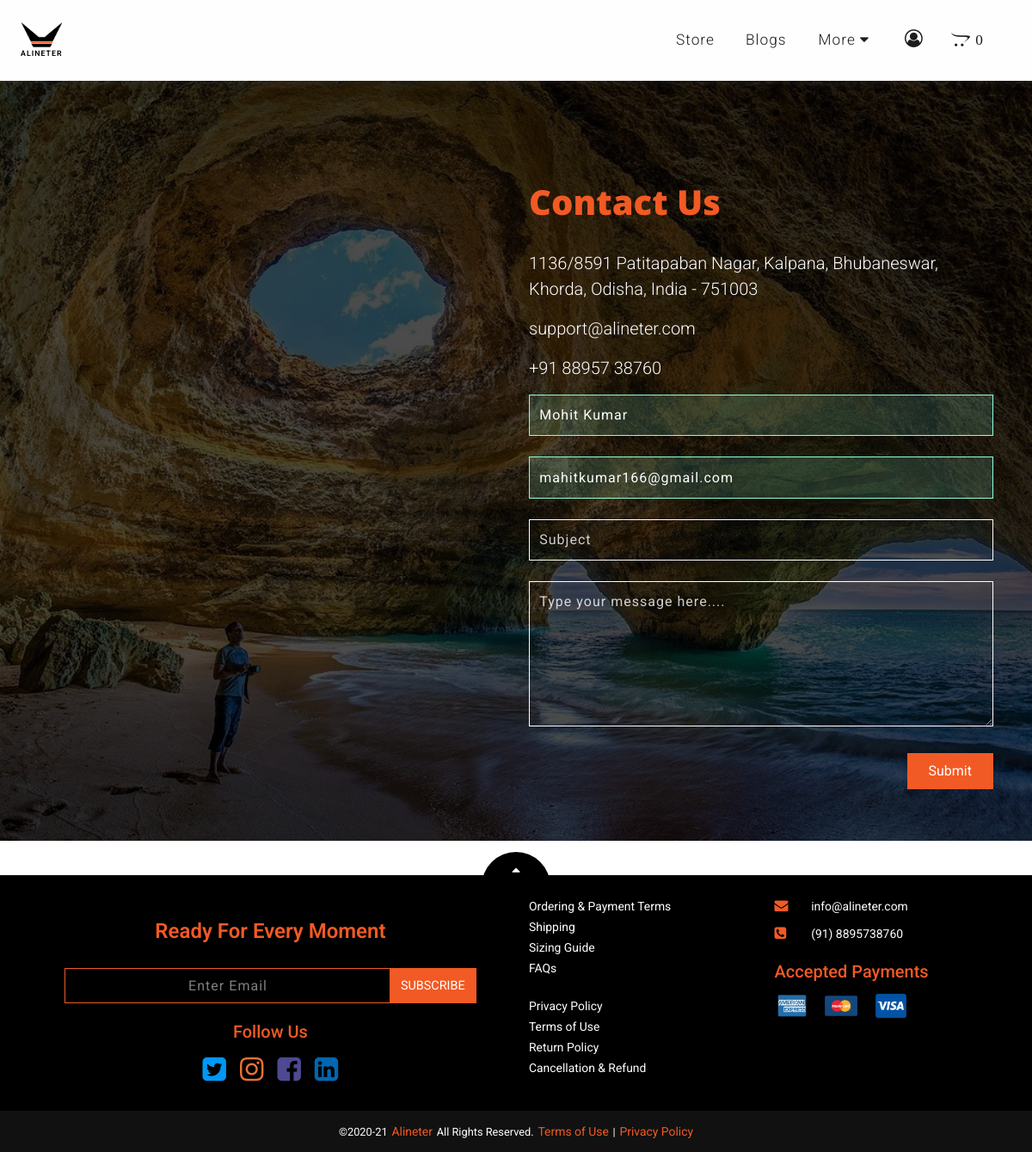
Screenshot of /company/contact/ (signed in) with the database file from the repository.
### company/models.py (models this page shows, shortened)
class CompanyEmailHelpline(models.Model):
	company = models.ForeignKey(Company, on_delete=models.CASCADE)
	helpline = models.CharField(verbose_name='Helpline Type', max_length=20)
	email = models.EmailField(verbose_name='Email')
	class Meta:
		verbose_name_plural = 'Company email helpline'

### accounts/models.py (models this page shows, shortened)
class User(AbstractBaseUser):
	id = models.UUIDField(default=uuid.uuid4, primary_key=True, unique=True, editable=False)
	email = models.EmailField(verbose_name='Email address', max_length=60, unique=True)
	username = models.CharField(verbose_name='Username', max_length=50, blank=True, null=True)
	first_name = models.CharField(verbose_name='First name', max_length=30)
	last_name = models.CharField(verbose_name='Last name', max_length=30)
	verified_user = models.BooleanField(verbose_name='Verfied User', default=False)
	date_joined = models.DateTimeField(verbose_name='Date joined', auto_now_add=True)
	last_login = models.DateTimeField(verbose_name='Last login', auto_now=True)
	is_admin = models.BooleanField(verbose_name='Admin', default=False)
	is_superuser = models.BooleanField(verbose_name='Superuser', default=False)
	is_active = models.BooleanField(verbose_name='Active user', default=True)
	is_staff = models.BooleanField(verbose_name='Staff', default=False)
	groups = models.ManyToManyField(Group)
	USERNAME_FIELD = 'email'
	REQUIRED_FIELDS = ['first_name', 'password']
	objects = UserManager()
	def get_full_name(self):
		return f'{self.first_name} {self.last_name if self.last_name else ""}'

### company/views.py (the view, shortened to what this page needs)
# urls.py: path('contact/', views.contact, name='contact'),
def contact(request):
	company = Company.objects.first()
	company_address = company.companyaddress.get_address()
	company_support_email = company.companyemailhelpline_set.all().get(helpline='support')
	company_telephone = company.companytelephonehelpline_set.all().get(helpline='call')
	context = {
		'address':company_address,
		'support_email': company_support_email,
		'telephone': company_telephone
	}
	return render(request, 'company/contact.html', context)

### company/models.py (called while the page is built)
	def get_address(self):
		return f'{self.street}, {self.city}, {self.district}, {self.state}, {self.country} - {self.pin}'

### company/templates/company/contact.html (shortened to what this page needs)
{% extends 'home/base.html' %}
{% load static %}
{% block css_link %}
  <link rel="stylesheet" type="text/css" href="{% static 'css/contact.css' %}?{% now 'U' %}">
{% endblock css_link %}
{% block page_content %}
  <section id="contact-us" class="w-100 scroll-reveal-content">
    <div class="overlay-bg"></div>
    <div class="container">
      <div class="row">
        <div class="col-lg-6 col-md-6 col-sm-12 order-lg-1 order-md-1 order-sm-2 left reach-us">
          <div class="container-fluid reach-us-wrapper reveal__from-top">
            <div class="company-direction-map load-gradient">
               <iframe src="https://www.google.com/maps/embed?pb=!1m18!1m12!1m3!1d3742.6132635498093!2d85.8593507142207!3d20.27486778641156!2m3!1f0!2f0!3f0!3m2!1i1024!2i768!4f13.1!3m3!1m2!1s0x3a19a1971bb4bf43%3A0x6e27b0b1679143be!2sAlineter%20Lifestyle%20Industry%20Private%20Limited!5e0!3m2!1sen!2sin!4v1618118704150!5m2!1sen!2sin" width="100%" height="670" style="border:0;" allowfullscreen="true" loading="lazy" class="gmap_canvas"  onload="this.parentElement.classList.remove('load-gradient')"></iframe>
            </div>
          </div>
        </div>
        <div class="col-lg-6 col-md-6 col-sm-12 order-lg-2 order-md-2 order-sm-1 right contact-us">
          <div class="d-flex flex-column contact-us-wrapper">
            <div class="head">
              <h1 class="reveal__from-bottom">Contact Us</h1>
            </div><br>
            <div class="support-detail">
              <p class="lead address reveal__from-bottom">{{ address }}</p>
              <p class="lead mail-support reveal__from-bottom">
                <a href="mailto:{{ support_email.email }}">{{ support_email.email }}</a>
              </p>
              <p class="lead telephone-support reveal__from-bottom">
                <a href="tel:+91 {{ telephone.telephone }}"></a>
              </p>
            </div>
            <div class="mail-us">
              {% if not messages %}
                <form method="post" action="{% url 'company:contact' %}" id="contact-us-form">
                  <div class="d-flex flex-column">
                    <div class="reveal__from-bottom">
                      {% if not request.user.is_authenticated %}
                        <input type="text" name="mailer-name" class="user-input input--s2 w-100" placeholder="Name Surname" spellcheck="false" onkeyup="ifValid(this, 0)" required/>
                      {% else %}
                        <input type="text" name="mailer-name" class="user-input input--s2 w-100 fulfilled--all" placeholder="Name Surname" spellcheck="false" onkeyup="ifValid(this, 0)" required value='{{ request.user.get_full_name }}' data-fulfill='true' readonly />
                      {% endif %}
                    </div><br>
                    <div class="reveal__from-bottom">
                      {% if not request.user.is_authenticated %}
                        <input type="email" name="mailer-email" class="user-input input--s2 w-100" placeholder="Email" spellcheck="false" onkeyup="ifValid(this, 2)" required/>
                      {% else %}
                        <input type="email" name="mailer-email" class="user-input input--s2 w-100 fulfilled--all" placeholder="Email" spellcheck="false" onkeyup="ifValid(this, 2)" required value='{{ request.user.email }}' data-fulfill='true' readonly />
                      {% endif %}
                    </div><br>
                    <div class="reveal__from-bottom">
                      <input type="text" name="mail-subject" class="user-input input--s2 w-100" placeholder="Subject" spellcheck="false" autocomplete="off" onkeyup="ifValid(this, 0)" required/>
                    </div><br>
                    <div class="reveal__from-bottom">
                      <textarea class="user-input textarea--s1 w-100 rounded-0" name="mail-content" spellcheck="false" rows=6 placeholder="Type your message here...." onkeyup="ifValid(this, 0)" required></textarea>
                    </div><br>
                    <div class="align-self-end reveal__from-bottom">
                      <button type="button" name="send-message" class="btn contact-btn btn-i-primary pt-2 pb-2 pl-4 pr-4 ripple-opacity-l" onclick="validate_contactpage()">
                        <div class="d-flex justify-content-center" id="contact-btn--div">
                          <span>Submit</span>
                        </div>
                      </button>
                    </div>
                  </div>
                </form>
              {% else %}
                {% for message in messages %}
                  <h1 class="txt-primary mt-5">{{ message }}</h1>
                {% endfor %}
              {% endif %}
            </div>
          </div>
        </div>
      </div>
    </div>
  </section>
{% endblock page_content %}

### static/css/style.css (style rules this page uses)
:root { --bg-primary:#F15A24; --bg-secondary:#000000; --bg-tertiary:#1C1C1C; --bg-grey:#707070; --bg-light:#FEFEFE; --ff-primary:'Nunito', sans-serif; --ff-secondary:'Nunito Sans', sans-serif; --ff-tertiary:'Open Sans', sans-serif; --ff-roboto:'Roboto', sans-serif; --lg-padding:5% 2.4%; --lg-padding-inverse:2.4% 5%; --md-padding:4% 1.4%; --md-padding-inverse:1.4% 4%; --sm-padding:2% 1%; --sm-padding-inverse:1% 2%; --facebook:#4E4990; --instagram:#E67135; --linkedin:#0067B1; --pinterest:#DC0000; --twitter:#0098F4; --whatsapp:#3FB031; }
body { padding:0; margin:0; }
.btn { border-radius:0; }
.btn-i-primary, .btn-i-primary:hover { border:1px solid var(--bg-primary); color:var(--bg-light); background:var(--bg-primary); }
.scroll-reveal-content { overflow:hidden; }

### static/css/input-styles.css (style rules this page uses)
.input--s1, .input--s2, .textarea--s1 { padding:0.7em; border:0; border-style:solid; }
.input--s2, .textarea--s1 { border-width:1px; border-radius:3px; }

### static/css/footer.css (style rules this page uses)
.input--s2 { border-radius:0; }

### static/css/contact.css (style rules this page uses)
section#contact-us { padding:var(--lg-padding); background-color:var(--bg-secondary); background-image:url("../images/explorer-bg-1-1280.jpg"); background-size:cover; background-repeat:no-repeat; background-position:center; position:relative; }
#contact-us :is(.overlay-bg) { position:absolute; top:0; left:0; width:100%; height:100%; background:rgba(0, 0, 0, 0.7); }
.reach-us, .contact-us { margin-top:5%; }
.contact-us .head > h1 { font-weight:800; color:var(--bg-primary); }
.support-detail p { color:var(--bg-light); }
.user-input { color:var(--bg-light); border-width:1.5px; border-color:var(--bg-light); letter-spacing:1.02px; background:transparent; }
.user-input::placeholder { color:var(--bg-light); opacity:0.8; }
.mail-support > a, .telephone-support > a { color:var(--bg-light); }
.gmap_canvas { overflow:hidden; height:650px; width:100%; }

### static/css/input-validation.css (style rules this page uses)
.fulfilled--all { background:rgba(140, 255, 218, 0.15); border-color:rgba(140, 255, 218, 1); }

### static/css/utility.css (style rules this page uses)
.btn, .fancy-effects::after, .input--s1, .input--s2, .textarea--s1, .input--s1::placeholder, .input--s2::placeholder, .textarea--s1::placeholder, #navigation, #slide-navigation, #navigation .nav-link, .site-links .nav-link, .logo-text, .toggle-btn, .bar, .scroll-horizontal.to-top > .btn, #footer .link, .usp-box, .usp-icon, .usp-tag, .q-product-card, .q-product-body, .q-product-card .q-product-img, .reviews-nav, .more-reviews-container, .toggle-pwd-eye, .step, .upload-media-btn :is( img, p), input[name="q"], input[name="q"] + .fa-times, .category-dropbtn > .fa-caret-down, .policy-body p a, .rating-icon { transition:0.2s ease-in-out; }
.big-title, .small-title, .medium-title, .smaller-title, .subscriber-email, .illustration-head h2, #testimonial .heading, .review-card .reviewer-name, .contact-us .head > h1, #shareBlogModal .modal-title, #shareBlogModal #blog-sharelink, .policy-head--s1 h1, .policy-head--s2 h1, .policy-body h1 { font-family:var(--ff-tertiary); }
body, #footer, .input--s1, .input--s2, .textarea--s1, .profile-cards .director-designation, .blog-author-name span, .blog-pub-date { font-family:var(--ff-roboto); }

### rows the page displays
CompanyEmailHelpline: email "support@alineter.com"
User: mailer-name "Mohit Kumar", mailer-email "mahitkumar166@gmail.com"

### other values shown
{{ address }} "1136/8591 Patitapaban Nagar, Kalpana, Bhubaneswar, Khorda, Odisha, India - 751003"
